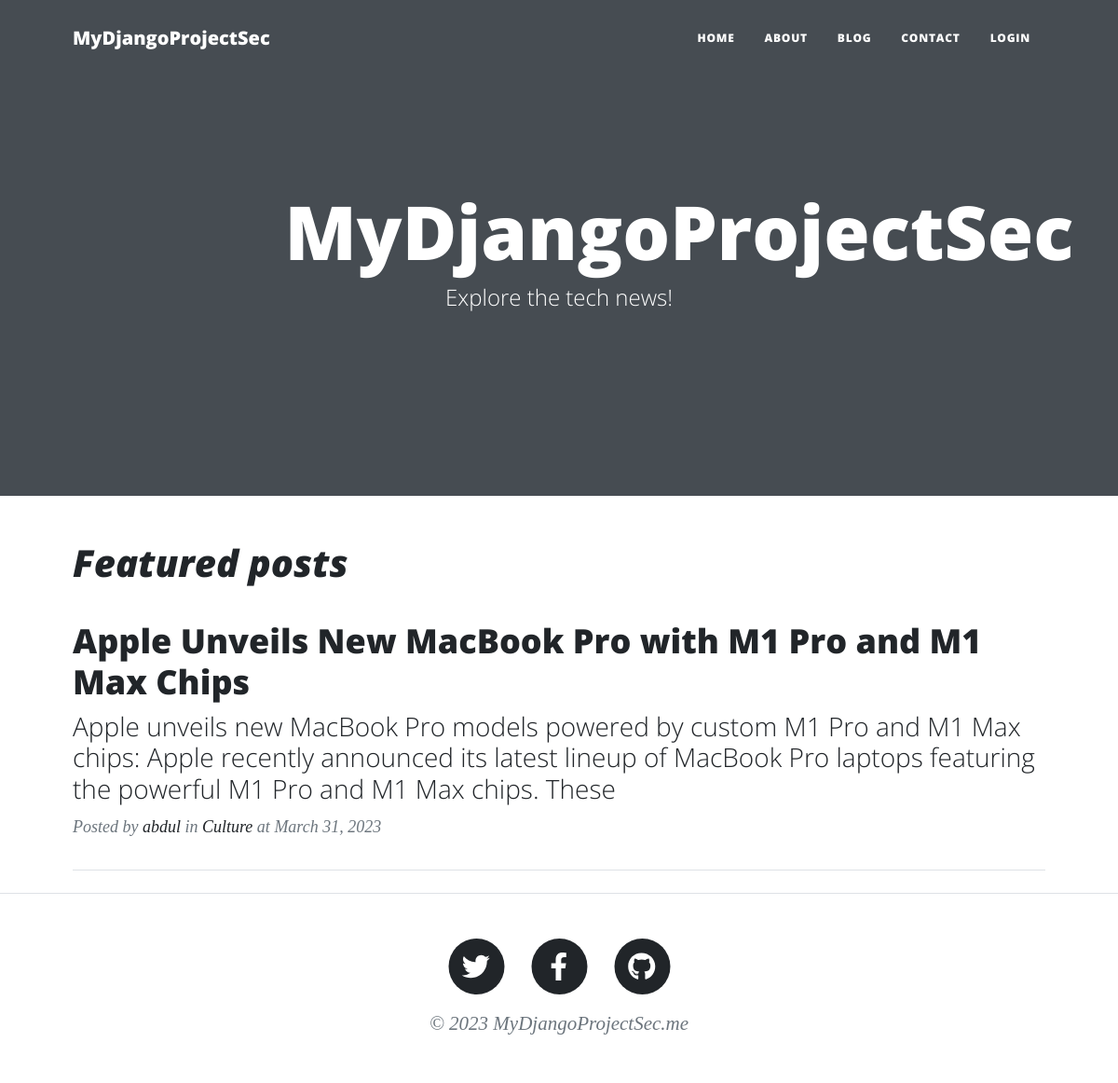
The page / on the database its author committed.
### blog/models.py (models this page shows, shortened)
class Post(models.Model):
    title = models.CharField(max_length=200, unique=True)
    slug = models.SlugField(max_length=200, unique=True)
    author = models.ForeignKey(User, on_delete=models.CASCADE)
    updated_on = models.DateTimeField(auto_now= True)
    content = models.TextField()
    created_on = models.DateTimeField(auto_now_add=True)
    thumbnail = models.ImageField()
    category = models.ForeignKey(Category, on_delete=models.DO_NOTHING, related_name='category')
    featured = models.BooleanField()
    status = models.IntegerField(choices=STATUS, default=0)
    class Meta:
        ordering = ['-created_on']

class Category(models.Model):
    title = models.CharField(max_length=20)
    subtitle = models.CharField(max_length=20)
    slug = models.SlugField()
    thumbnail = models.ImageField()
    def __str__(self):
        return self.title

### blog/views.py (the view)
# urls.py: path('', views.FeaturedPostList.as_view(), name='home'),
class FeaturedPostList(generic.ListView):
    queryset = Post.objects.filter(status=1, featured=1).order_by('-created_on')
    template_name = 'home.html'

### templates/home.html (shortened to what this page needs)
{% extends "base.html" %}
{% block content %}
    <header class="masthead">
        <div class="container position-relative px-4 px-lg-5">
            <div class="row gx-4 gx-lg-5 justify-content-center">
                <div class="col-md-10 col-lg-8 col-xl-7">
                    <div class="site-heading">
                        <h1>MyDjangoProjectSec</h1>
                        <span class="subheading">Explore the tech news!</span>
                    </div>
                </div>
            </div>
        </div>
    </header>
    <div class="container px-4 px-lg-5">
        <div class="row gx-4 gx-lg-5 justify-content-center">
            <h1>
                <i>Featured posts</i>
            </h1>
            <div class="col-md-12 col-lg-12">
                {% for post in post_list %}
                    <div class="post-preview">
                        <a href="{% url 'blog:post_detail' post.slug  %}">
                            <h2 class="post-title">{{ post.title }}</h2>
                            <h3 class="post-subtitle">{{ post.content|slice:":200" }}</h3>
                        </a>
                        <p class="post-meta">
                            Posted by
                            <a href="#!">{{ post.author }}</a>
                            in <a href="{% url 'blog:post_category' post.category.slug  %}">{{ post.category }}</a>
                            at {{ post.created_on| date }}
                        </p>
                    </div>
                    <hr class="my-4" />
                {% endfor %}
            </div>
        </div>
    </div>
{% endblock content %}

### rows shown on the page
Post: title "Apple Unveils New MacBook Pro with M1 Pro and M1 Max Chips", content "Apple unveils new MacBook Pro models powered by custom M1 Pro and M1 Max chips: Apple recently announced its latest lineup of MacBook Pro laptops featuring the powerful M1 Pro and M1 Max chips. These", author "abdul", category "Culture", created_on "March 31, 2023"
